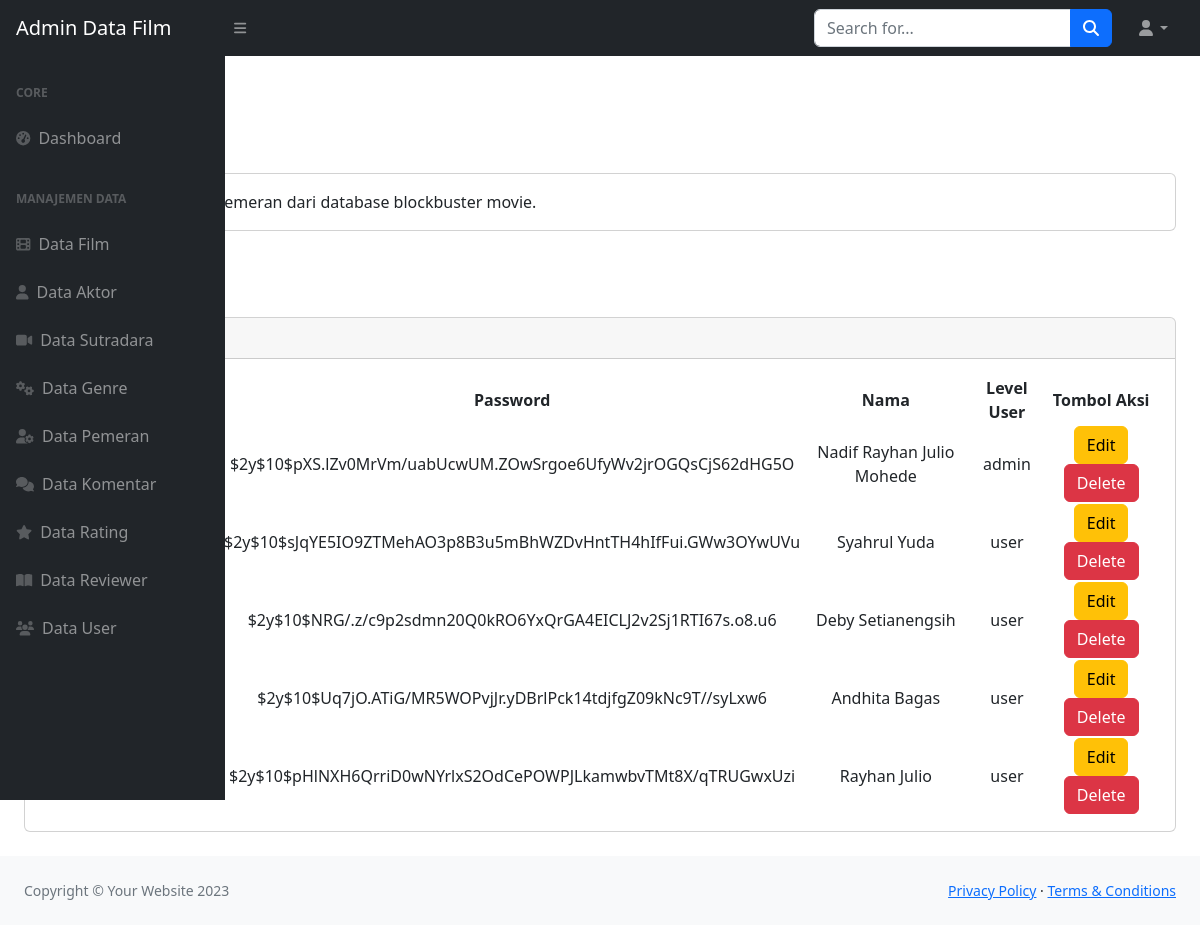
The app's page /admin/data_user.php with its own data.
### tables this page shows
CREATE TABLE `users` (
  `id` int(11) NOT NULL,
  `username` varchar(1000) NOT NULL,
  `password` varchar(1000) NOT NULL,
  `confirm_password` varchar(1000) NOT NULL,
  `nama` varchar(50) NOT NULL,
  `level` enum('admin','user') NOT NULL
);

### admin/data_user.php (the view, shortened to what this page needs)
<!DOCTYPE html>
<html lang="en">
  <head>
    <link
      href="https://cdn.jsdelivr.net/npm/simple-datatables@7.1.2/dist/style.min.css"
      rel="stylesheet"
    />
    <link href="css/styles.css" rel="stylesheet" />
  </head>
  <body class="sb-nav-fixed">
    <nav class="sb-topnav navbar navbar-expand navbar-dark bg-dark">
      <a class="navbar-brand ps-3" href="index.html">Admin Data Film</a>
      <button
        class="btn btn-link btn-sm order-1 order-lg-0 me-4 me-lg-0"
        id="sidebarToggle"
        href="#!"
      >
        <i class="fas fa-bars"></i>
      </button>
      <form
        class="d-none d-md-inline-block form-inline ms-auto me-0 me-md-3 my-2 my-md-0"
      >
        <div class="input-group">
          <input
            class="form-control"
            type="text"
            placeholder="Search for..."
            aria-label="Search for..."
            aria-describedby="btnNavbarSearch"
          />
          <button class="btn btn-primary" id="btnNavbarSearch" type="button">
            <i class="fas fa-search"></i>
          </button>
        </div>
      </form>
      <ul class="navbar-nav ms-auto ms-md-0 me-3 me-lg-4">
        <li class="nav-item dropdown">
          <a
            class="nav-link dropdown-toggle"
            id="navbarDropdown"
            href="#"
            role="button"
            data-bs-toggle="dropdown"
            aria-expanded="false"
            ><i class="fas fa-user fa-fw"></i
          ></a>
        </li>
      </ul>
    </nav>
    <div id="layoutSidenav">
      <div id="layoutSidenav_nav">
        <nav class="sb-sidenav accordion sb-sidenav-dark" id="sidenavAccordion">
          <div class="sb-sidenav-menu">
            <div class="nav">
              <div class="sb-sidenav-menu-heading">Core</div>
              <a class="nav-link" href="index-admin.php">
                <div class="sb-nav-link-icon">
                  <i class="fas fa-tachometer-alt"></i>
                </div>
                Dashboard
              </a>
              <div class="sb-sidenav-menu-heading">Manajemen Data</div>
              <a class="nav-link" href="data_film.php">
                <div class="sb-nav-link-icon">
                  <i class="fas fa-film"></i>                </div>
                Data Film
              </a>
              <a class="nav-link" href="data_aktor.php">
                <div class="sb-nav-link-icon">
                  <i class="fas fa-user"></i>
                </div>
                 Data Aktor
              </a>
              <a class="nav-link" href="data_sutradara.php">
                <div class="sb-nav-link-icon">
                  <i class="fas fa-video"></i>
                </div>
                Data Sutradara
              </a>
              <a class="nav-link" href="data_genre.php">
                <div class="sb-nav-link-icon">
                  <i class="fas fa-gears"></i>
                </div>
                Data Genre
              </a>
              <a class="nav-link" href="data_pemeran.php">
                <div class="sb-nav-link-icon">
                  <i class="fas fa-user-gear"></i>
                </div>
                Data Pemeran
              </a>
              <a class="nav-link" href="data_komentar.php">
                <div class="sb-nav-link-icon">
                  <i class="fas fa-comments"></i>
                </div>
                Data Komentar
              </a>
              <a class="nav-link" href="data_rating.php">
                <div class="sb-nav-link-icon">
                  <i class="fas fa-star"></i>
                </div>
                Data Rating
              </a>
              <a class="nav-link" href="data_reviewer.php">
                <div class="sb-nav-link-icon">
                  <i class="fas fa-book-open"></i>
                </div>
                Data Reviewer
              </a>
              <a class="nav-link" href="data_user.php">
                <div class="sb-nav-link-icon">
                  <i class="fas fa-users"></i>
                </div>
                Data User
              </a>
              </nav>
              </div>
            </div>
          <div class="sb-sidenav-footer">
            <div class="small">Logged in as:</div>
          </div>
      <div id="layoutSidenav_content">
        <main>
          <div class="container-fluid px-4">
            <h1 class="mt-4">Data User</h1>
            <ol class="breadcrumb mb-4">
              <li class="breadcrumb-item">
                <a href="index-admin.php">Dashboard</a>
              </li>
              <li class="breadcrumb-item active">Data User</li>
            </ol>
            <div class="card mb-4">
              <div class="card-body">
                Berikut ini adalah data pemeran dari database blockbuster movie.
              </div>
            </div>
            <div class="col text-right">
                  <a href="tambah_user.php" class="btn btn-primary">Tambah Data User</a>
                  <br><br>
            </div>
            <div class="card mb-4">
              <div class="card-header">
              </div>
              <div class="card-body">
                <table class="DataTable text-center" id="datatablesSimple">
                  <thead>
                    <tr>
                      <th>No</th>
                      <th>Id User</th>
                      <th>Username</th>
                      <th>Password</th>
                      <th>Nama</th>
                      <th>Level User</th>
                      <th>Tombol Aksi</th>
                    </tr>
                  </thead>
                  <tbody>
                  <?php
                    include('../database/koneksi.php');
                    $no=0;
                    $query = mysqli_query($koneksi, "SELECT * FROM users; ");
                    while ($data = mysqli_fetch_array($query)){
                    $no++
                  ?>
                    <tr>
                      <td><?php echo $no?></td>
                      <td><?php echo $data['id']?></td>
                      <td><?php echo $data['username']?></td>
                      <td><?php echo $data['password']?></td>
                      <td><?php echo $data['nama']?></td>
                      <td><?php echo $data['level']?></td>
                      <td>
                        <a href="edit_data_user.php?id=<?php echo $data['id']; ?>" class="btn btn-warning">Edit</a>
                        <a href="delete_data_user.php?id=<?php echo $data['id']; ?>" class="btn btn-danger">Delete</a>
                      </td>
                    </tr>
                  <?php } ?>
                  </tbody>
                </table>
              </div>
            </div>
          </div>
        </main>
      </div>
        <footer class="py-4 bg-light mt-auto">
          <div class="container-fluid px-4">
            <div
              class="d-flex align-items-center justify-content-between small"
            >
              <div class="text-muted">Copyright &copy; Your Website 2023</div>
              <div>
                <a href="#">Privacy Policy</a>
                &middot;
                <a href="#">Terms &amp; Conditions</a>
              </div>
            </div>
          </div>
        </footer>
  </body>
</html>

### admin/data_user.php (style rules this page uses)
table.DataTable thead th { text-align: center; vertical-align: middle; }

### records on screen
users: password "$2y$10$pXS.lZv0MrVm/uabUcwUM.ZOwSrgoe6UfyWv2jrOGQsCjS62dHG5O", nama "Nadif Rayhan Julio Mohede", level "admin"
users: password "$2y$10$sJqYE5IO9ZTMehAO3p8B3u5mBhWZDvHntTH4hIfFui.GWw3OYwUVu", nama "Syahrul Yuda", level "user"
users: password "$2y$10$NRG/.z/c9p2sdmn20Q0kRO6YxQrGA4EICLJ2v2Sj1RTI67s.o8.u6", nama "Deby Setianengsih", level "user"
users: password "$2y$10$Uq7jO.ATiG/MR5WOPvjJr.yDBrlPck14tdjfgZ09kNc9T//syLxw6", nama "Andhita Bagas", level "user"
users: password "$2y$10$pHlNXH6QrriD0wNYrlxS2OdCePOWPJLkamwbvTMt8X/qTRUGwxUzi", nama "Rayhan Julio", level "user"
